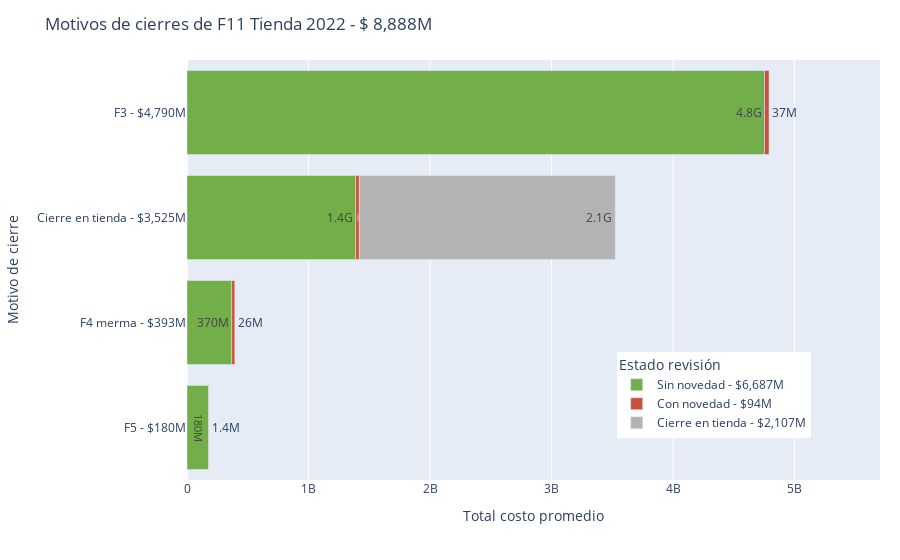

Notebook cell for this chart:
### Code cell
fig_con_total = px.bar(con_tienda, orientation='h', y ='status_final', x='costo_total', title= f"Motivos de cierres de F11 Tienda 2022 - $ {total_tienda/1e6:,.0f}M", 
labels={ 'costo_total':'Total costo promedio', 'status_final':'Motivo de cierre', 'rev':'Estado revisión'}, text='costo_total',text_auto='.2s', 
color_discrete_sequence=[ 'rgb(115, 175, 72)','rgb(204, 80, 62)','rgb(179, 179, 179)' ], color ='rev', category_orders=co_tienda ) 
fig_con_total.update_layout(legend=dict(yanchor="bottom", y=0.1, xanchor="right", x=0.9))
fig_con_total.update_layout(margin_r=20, margin_t=60)
fig_con_total.update_xaxes(range = [0,con_tienda['costo_total'].max() + con_tienda['costo_total'].max() * 0.2], constrain = 'domain')
fig_con_total.write_image(f'C:/Users/maperezr/proyectos/slides-fs/output/{dt_string}_con_tienda.svg',width=900, height=400, engine='orca') # 820 , 350 
fig_con_total.show()

### Figure 1 — Plotly figure (JSON) as saved in the notebook; plotly's stock layout.template omitted (floating-point values rounded to 4 significant figures)
{"data": [{"alignmentgroup": "True", "hovertemplate": "Estado revisión=Sin novedad - $6,687M<br>Total costo promedio=%{text}<br>Motivo de cierre=%{y}<extra></extra>", "legendgroup": "Sin novedad - $6,687M", "marker": {"color": "rgb(115, 175, 72)", "pattern": {"shape": ""}}, "name": "Sin novedad - $6,687M", "offsetgroup": "Sin novedad - $6,687M", "orientation": "h", "showlegend": true, "text": [4753000000.0, 1389000000.0, 367400000.0, 178400000.0], "textposition": "auto", "texttemplate": "%{x:.2s}", "type": "bar", "x": [4753000000.0, 1389000000.0, 367400000.0, 178400000.0], "xaxis": "x", "y": ["F3 - $4,790M", "Cierre en tienda - $3,525M", "F4 merma - $393M", "F5 - $180M"], "yaxis": "y"}, {"alignmentgroup": "True", "hovertemplate": "Estado revisión=Con novedad - $94M<br>Total costo promedio=%{text}<br>Motivo de cierre=%{y}<extra></extra>", "legendgroup": "Con novedad - $94M", "marker": {"color": "rgb(204, 80, 62)", "pattern": {"shape": ""}}, "name": "Con novedad - $94M", "offsetgroup": "Con novedad - $94M", "orientation": "h", "showlegend": true, "text": [37210000.0, 29410000.0, 25820000.0, 1429000.0], "textposition": "auto", "texttemplate": "%{x:.2s}", "type": "bar", "x": [37210000.0, 29410000.0, 25820000.0, 1429000.0], "xaxis": "x", "y": ["F3 - $4,790M", "Cierre en tienda - $3,525M", "F4 merma - $393M", "F5 - $180M"], "yaxis": "y"}, {"alignmentgroup": "True", "hovertemplate": "Estado revisión=Cierre en tienda - $2,107M<br>Total costo promedio=%{text}<br>Motivo de cierre=%{y}<extra></extra>", "legendgroup": "Cierre en tienda - $2,107M", "marker": {"color": "rgb(179, 179, 179)", "pattern": {"shape": ""}}, "name": "Cierre en tienda - $2,107M", "offsetgroup": "Cierre en tienda - $2,107M", "orientation": "h", "showlegend": true, "text": [2107000000.0], "textposition": "auto", "texttemplate": "%{x:.2s}", "type": "bar", "x": [2107000000.0], "xaxis": "x", "y": ["Cierre en tienda - $3,525M"], "yaxis": "y"}], "layout": {"barmode": "relative", "legend": {"title": {"text": "Estado revisión"}, "tracegroupgap": 0, "x": 0.9, "xanchor": "right", "y": 0.1, "yanchor": "bottom"}, "margin": {"r": 20, "t": 60}, "title": {"text": "Motivos de cierres de F11 Tienda 2022 - $ 8,888M"}, "xaxis": {"anchor": "y", "constrain": "domain", "domain": [0, 1], "range": [0, 5703000000.0], "title": {"text": "Total costo promedio"}}, "yaxis": {"anchor": "x", "categoryarray": ["F5 - $180M", "F4 merma - $393M", "Cierre en tienda - $3,525M", "F3 - $4,790M"], "categoryorder": "array", "domain": [0, 1], "title": {"text": "Motivo de cierre"}}}}
